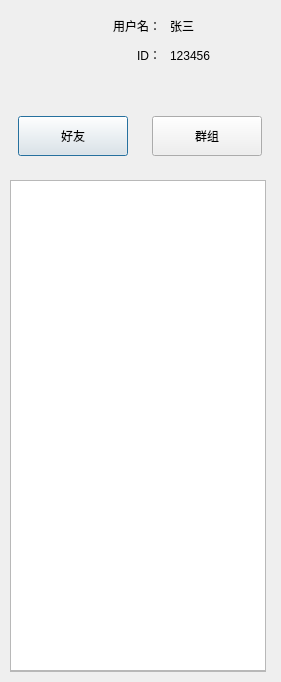
<?xml version="1.0" encoding="UTF-8"?>
<ui version="4.0">
 <class>MainWindow</class>
 <widget class="QDialog" name="MainWindow">
  <property name="windowModality">
   <enum>Qt::NonModal</enum>
  </property>
  <property name="geometry">
   <rect>
    <x>0</x>
    <y>0</y>
    <width>281</width>
    <height>682</height>
   </rect>
  </property>
  <property name="minimumSize">
   <size>
    <width>281</width>
    <height>682</height>
   </size>
  </property>
  <property name="maximumSize">
   <size>
    <width>281</width>
    <height>682</height>
   </size>
  </property>
  <property name="windowTitle">
   <string>好友列表</string>
  </property>
  <property name="windowOpacity">
   <double>0.000000000000000</double>
  </property>
  <property name="sizeGripEnabled">
   <bool>false</bool>
  </property>
  <widget class="QWidget" name="horizontalLayoutWidget">
   <property name="geometry">
    <rect>
     <x>0</x>
     <y>0</y>
     <width>111</width>
     <height>106</height>
    </rect>
   </property>
   <layout class="QHBoxLayout" name="horizontalLayout">
    <item>
     <widget class="QLabel" name="label">
      <property name="enabled">
       <bool>false</bool>
      </property>
      <property name="minimumSize">
       <size>
        <width>80</width>
        <height>80</height>
       </size>
      </property>
      <property name="maximumSize">
       <size>
        <width>80</width>
        <height>80</height>
       </size>
      </property>
      <property name="styleSheet">
       <string notr="true">image: url(:/img/app.ico);</string>
      </property>
      <property name="text">
       <string/>
      </property>
      <property name="textFormat">
       <enum>Qt::AutoText</enum>
      </property>
     </widget>
    </item>
   </layout>
  </widget>
  <widget class="QWidget" name="horizontalLayoutWidget_2">
   <property name="geometry">
    <rect>
     <x>0</x>
     <y>110</y>
     <width>281</width>
     <height>52</height>
    </rect>
   </property>
   <layout class="QHBoxLayout" name="horizontalLayout_2">
    <item>
     <widget class="QPushButton" name="Person_list_Btn">
      <property name="maximumSize">
       <size>
        <width>110</width>
        <height>40</height>
       </size>
      </property>
      <property name="text">
       <string>好友</string>
      </property>
     </widget>
    </item>
    <item>
     <widget class="QPushButton" name="Group_list_Btn">
      <property name="minimumSize">
       <size>
        <width>20</width>
        <height>20</height>
       </size>
      </property>
      <property name="maximumSize">
       <size>
        <width>110</width>
        <height>40</height>
       </size>
      </property>
      <property name="text">
       <string>群组</string>
      </property>
      <property name="iconSize">
       <size>
        <width>30</width>
        <height>30</height>
       </size>
      </property>
     </widget>
    </item>
   </layout>
  </widget>
  <widget class="QLabel" name="label_3">
   <property name="geometry">
    <rect>
     <x>120</x>
     <y>40</y>
     <width>41</width>
     <height>30</height>
    </rect>
   </property>
   <property name="minimumSize">
    <size>
     <width>0</width>
     <height>30</height>
    </size>
   </property>
   <property name="text">
    <string>ID：</string>
   </property>
   <property name="alignment">
    <set>Qt::AlignRight|Qt::AlignTrailing|Qt::AlignVCenter</set>
   </property>
  </widget>
  <widget class="QLabel" name="label_ID">
   <property name="geometry">
    <rect>
     <x>170</x>
     <y>40</y>
     <width>181</width>
     <height>31</height>
    </rect>
   </property>
   <property name="text">
    <string>123456</string>
   </property>
  </widget>
  <widget class="QLabel" name="label_2">
   <property name="geometry">
    <rect>
     <x>110</x>
     <y>10</y>
     <width>51</width>
     <height>31</height>
    </rect>
   </property>
   <property name="minimumSize">
    <size>
     <width>0</width>
     <height>30</height>
    </size>
   </property>
   <property name="text">
    <string>用户名：</string>
   </property>
   <property name="alignment">
    <set>Qt::AlignRight|Qt::AlignTrailing|Qt::AlignVCenter</set>
   </property>
  </widget>
  <widget class="QLabel" name="label_name">
   <property name="geometry">
    <rect>
     <x>170</x>
     <y>10</y>
     <width>189</width>
     <height>31</height>
    </rect>
   </property>
   <property name="text">
    <string>张三</string>
   </property>
  </widget>
  <widget class="QListWidget" name="Person_list">
   <property name="geometry">
    <rect>
     <x>10</x>
     <y>181</y>
     <width>256</width>
     <height>491</height>
    </rect>
   </property>
  </widget>
  <widget class="QListWidget" name="Group_list">
   <property name="geometry">
    <rect>
     <x>10</x>
     <y>180</y>
     <width>256</width>
     <height>491</height>
    </rect>
   </property>
  </widget>
 </widget>
 <resources/>
 <connections/>
</ui>
